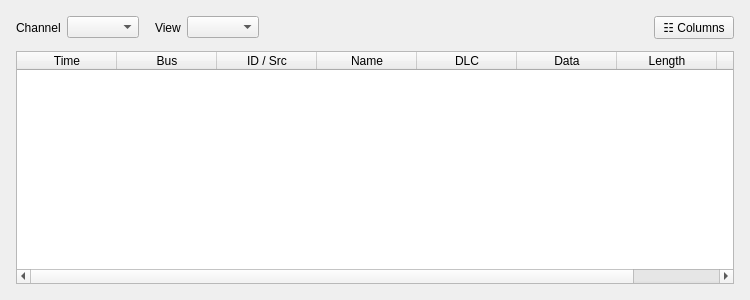
<?xml version="1.0" encoding="UTF-8"?>
<ui version="4.0">
 <class>MessageListWidget</class>
 <widget class="QWidget" name="MessageListWidget">
  <property name="geometry">
   <rect>
    <x>0</x>
    <y>0</y>
    <width>750</width>
    <height>300</height>
   </rect>
  </property>
  <layout class="QVBoxLayout" name="verticalLayout">
   <property name="spacing">
    <number>12</number>
   </property>
   <property name="leftMargin">
    <number>16</number>
   </property>
   <property name="topMargin">
    <number>16</number>
   </property>
   <property name="rightMargin">
    <number>16</number>
   </property>
   <property name="bottomMargin">
    <number>16</number>
   </property>
   <item>
    <layout class="QHBoxLayout" name="filtersLayout">
     <property name="spacing">
      <number>6</number>
     </property>
     <item>
      <widget class="QLabel" name="lblChannel">
       <property name="text">
        <string>Channel</string>
       </property>
      </widget>
     </item>
     <item>
      <widget class="QComboBox" name="cmbChannel"/>
     </item>
     <item>
      <spacer name="spacerV">
       <property name="orientation">
        <enum>Qt::Orientation::Horizontal</enum>
       </property>
       <property name="sizeType">
        <enum>QSizePolicy::Policy::Fixed</enum>
       </property>
       <property name="sizeHint" stdset="0">
        <size>
         <width>10</width>
         <height>20</height>
        </size>
       </property>
      </spacer>
     </item>
     <item>
      <widget class="QLabel" name="lblView">
       <property name="text">
        <string>View</string>
       </property>
      </widget>
     </item>
     <item>
      <widget class="QComboBox" name="cmbView"/>
     </item>
     <item>
      <spacer name="spacerFill">
       <property name="orientation">
        <enum>Qt::Orientation::Horizontal</enum>
       </property>
       <property name="sizeHint" stdset="0">
        <size>
         <width>40</width>
         <height>20</height>
        </size>
       </property>
      </spacer>
     </item>
     <item>
      <widget class="QPushButton" name="btnColumns">
       <property name="text">
        <string>☷ Columns</string>
       </property>
      </widget>
     </item>
    </layout>
   </item>
   <item>
    <widget class="QTableWidget" name="msgTable">
     <property name="alternatingRowColors">
      <bool>true</bool>
     </property>
     <property name="selectionBehavior">
      <enum>QAbstractItemView::SelectionBehavior::SelectRows</enum>
     </property>
     <property name="showGrid">
      <bool>false</bool>
     </property>
     <property name="columnCount">
      <number>8</number>
     </property>
     <attribute name="verticalHeaderVisible">
      <bool>false</bool>
     </attribute>
     <column>
      <property name="text">
       <string>Time</string>
      </property>
     </column>
     <column>
      <property name="text">
       <string>Bus</string>
      </property>
     </column>
     <column>
      <property name="text">
       <string>ID / Src</string>
      </property>
     </column>
     <column>
      <property name="text">
       <string>Name</string>
      </property>
     </column>
     <column>
      <property name="text">
       <string>DLC</string>
      </property>
     </column>
     <column>
      <property name="text">
       <string>Data</string>
      </property>
     </column>
     <column>
      <property name="text">
       <string>Length</string>
      </property>
     </column>
     <column>
      <property name="text">
       <string>ECU</string>
      </property>
     </column>
    </widget>
   </item>
  </layout>
 </widget>
 <resources/>
 <connections/>
</ui>
